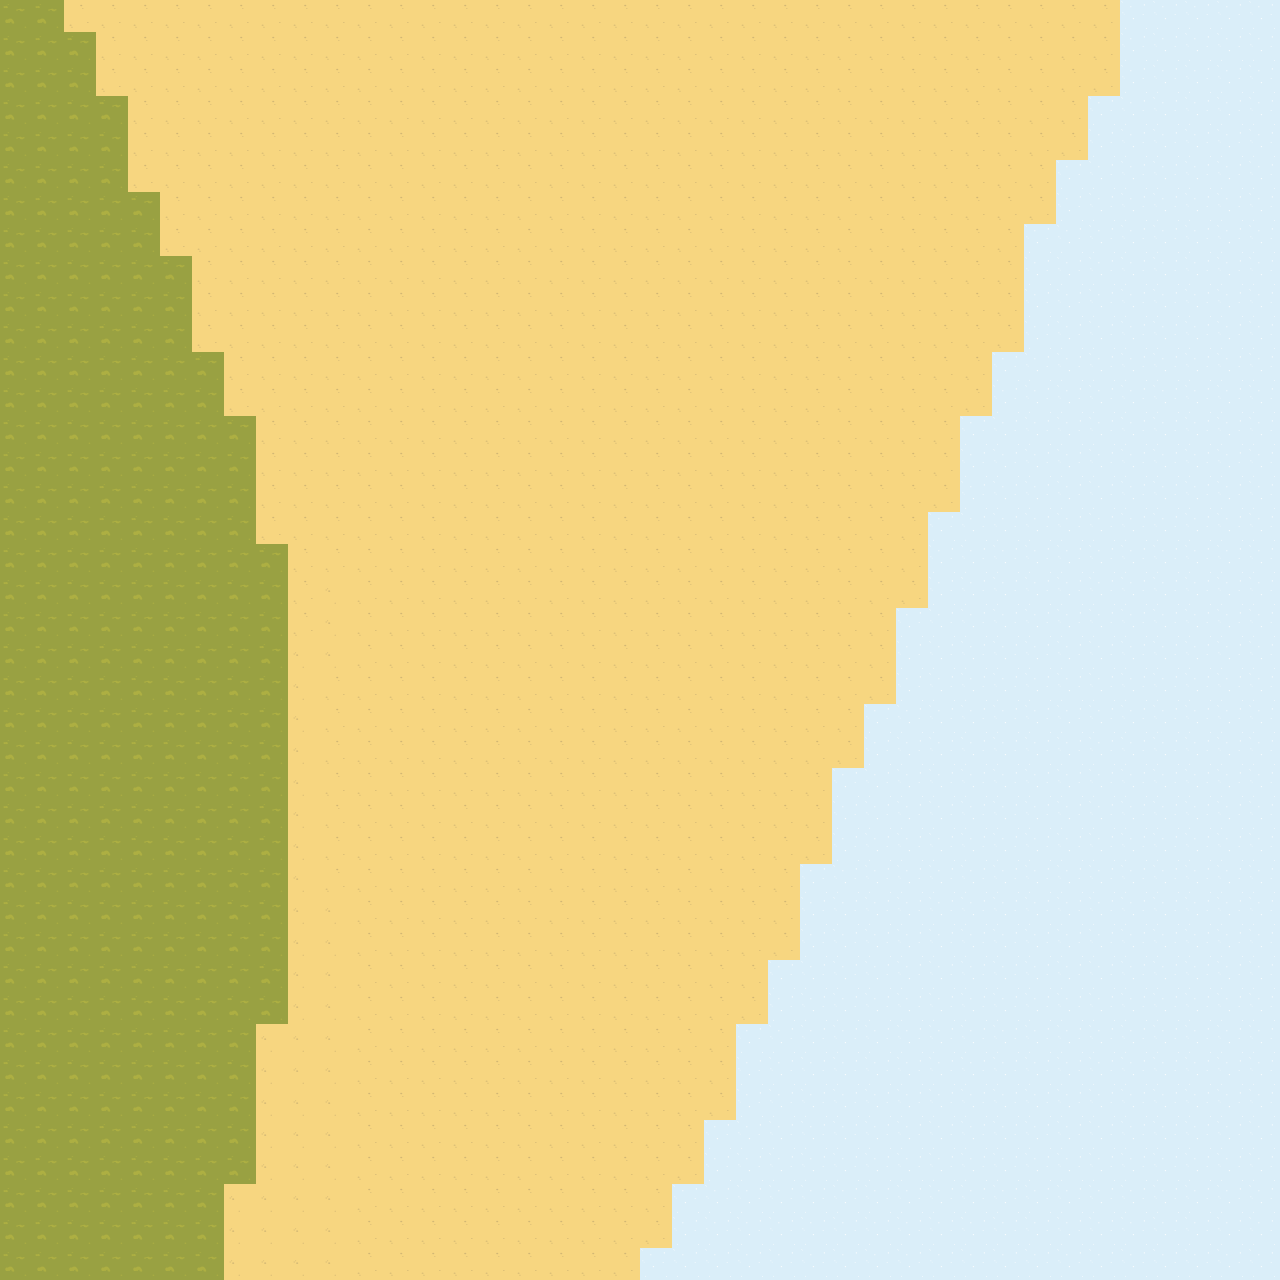

This is a level from a 2D game, rendered from its Tiled map with the project's own tilesets. A one-line summary and the map file follow, with tile-layer data summarised:
An orthogonal 40x40 tile map with 32x32 px tiles, 3 tile layers (bg, colide, toFade).

<map version="1.10" tiledversion="1.11.0" orientation="orthogonal" renderorder="left-down" width="40" height="40" tilewidth="32" tileheight="32" infinite="0" nextlayerid="5" nextobjectid="1">
 <tileset firstgid="1" source="map-new-side.tsx" />
 <layer id="1" name="bg" width="40" height="40" locked="1">
  <data>[1600 cells, 1600 non-empty, 4 distinct tile ids]</data>
 </layer>
 <layer id="3" name="colide" width="40" height="40" locked="1">
  <data>[1600 cells, 0 non-empty, 0 distinct tile ids]</data>
 </layer>
 <layer id="2" name="toFade" width="40" height="40" locked="1">
  <data>[1600 cells, 0 non-empty, 0 distinct tile ids]</data>
 </layer>
</map>
